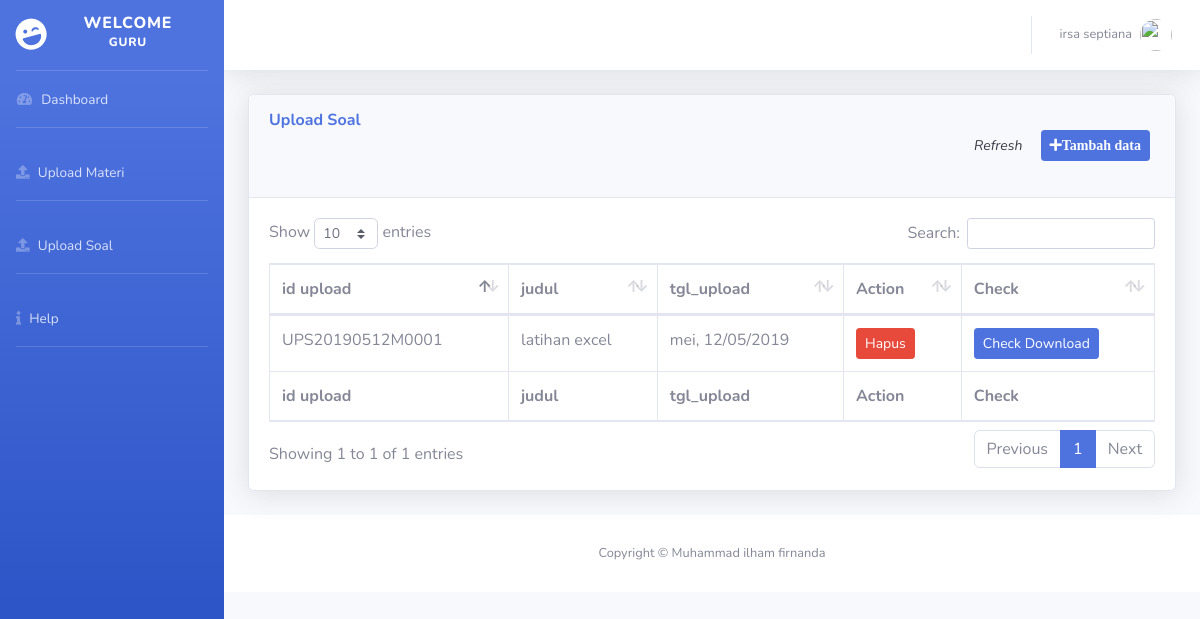
Page /guru/uploadSoal/data.php (signed in) on the committed database.
### tables this page shows
CREATE TABLE `guru` (
  `NIG` varchar(20) NOT NULL,
  `nama_guru` varchar(191) NOT NULL,
  `alamat` text NOT NULL,
  `jenis_kelamin` int(11) NOT NULL,
  `password` varchar(50) NOT NULL,
  `total_upload` int(150) NOT NULL,
  `status` int(11) NOT NULL,
  `status_pass` int(11) NOT NULL
);

CREATE TABLE `upload_soal` (
  `id_uploadsoal` varchar(20) NOT NULL,
  `judul_soal` varchar(191) NOT NULL,
  `link` varchar(200) DEFAULT NULL,
  `file` varchar(200) DEFAULT NULL,
  `id_guru` varchar(20) NOT NULL,
  `kelas` int(20) NOT NULL,
  `gambar` varchar(500) DEFAULT NULL,
  `keterangan` text NOT NULL,
  `tgl_upload` date NOT NULL
);

### guru/_config/config.php (called while the page is built, shortened)
<?php
	function base_url($url = null){
		$base_url="http://localhost/smkmita/guru";
		if ($url!=null) {
			return $base_url."/".$url;
		}
		else{
			return $base_url;
		}
	}
	function tgl($tgl){
		$tanggal=substr($tgl,8,2);
		$bulan=substr($tgl,5,2);
		$tahun=substr($tgl,0,4);
		switch ($bulan){
			case '05':
			$tulis="mei";
			break;
		}
		return $tulis.", ".$tanggal."/".$bulan."/".$tahun;
	}
 ?>

### guru/uploadSoal/data.php (the view, shortened to what this page needs)
<?php
	include_once '../header.php';
 ?>
   <div class="card shadow mb-4">
            <div class="card-header py-3">
              <h6 class="m-0 font-weight-bold text-primary">Upload Soal</h6>
              <div style="margin-bottom: 20px; float: right;">
	            	<a href=""  class="btn btn-light btn-sm" style="margin-right: 5px;"><i class="glyphicon glyphicon-refresh" >Refresh</i></a>
                <button data-toggle="modal" data-target="#tambah" class="btn btn-primary btn-sm" style="margin-right: 5px;"><i class="fas fa-plus">Tambah data</i></button>
                </div>
            </div>
            <div class="card-body">
              <div class="table-responsive">
                <table class="table table-bordered table-hover" id="dataTable" width="100%" cellspacing="0">
                  <thead>
                    <tr>
                      <th>id upload</th>
                      <th>judul</th>
                      <th>tgl_upload</th>
                      <th>Action</th>
                      <th>Check</th>
                    </tr>
                  </thead>
                  <tfoot>
                    <tr>
                      <th>id upload</th>
                      <th>judul</th>
                      <th>tgl_upload</th>
                      <th>Action</th>
                      <th>Check</th>
                    </tr>
                  </tfoot>
                  <tbody>
                    <?php
                    $idguru=$_SESSION['guru'];
                    $dataupload=mysqli_query($con,"select * from upload_soal where id_guru='$idguru' ");
                    foreach ($dataupload as $upload ){ ?>
                    <tr>
                      <td><?=$upload['id_uploadsoal']?></td>
                      <td><?=$upload['judul_soal']?></td>
                      <td><?=tgl($upload['tgl_upload'])?></td>
                      <td> <a href="hapus.php?id=<?php echo $upload['id_uploadsoal'] ?>" class="btn-sm btn-danger btn" onclick="return confirm('yakin ingin menghapus file ini');">Hapus</a></td>
                       <td><a href="checkdownload.php?id=<?php echo $upload['id_uploadsoal']?>" class="btn-sm btn-primary btn">Check Download</a></td>
                    </tr>
                     <?php } ?>
 					</tbody>
                </table>
              </div>
            </div>
          </div>
 <?php
 	include_once '../footer.php';
 ?>

### guru/header.php (shortened to what this page needs)
<?php
include '../_config/config.php';
 ?>
<!DOCTYPE html>
<html lang="en">
<head>
  <link href="../asset/vendor/fontawesome-free/css/all.min.css" rel="stylesheet" type="text/css">
  <link href="../asset/css/sb-admin-2.min.css" rel="stylesheet">
    <link href="../asset/vendor/datatables/dataTables.bootstrap4.min.css" rel="stylesheet">
</head>
<body id="page-top">
  <div id="wrapper">
    <ul class="navbar-nav bg-gradient-primary sidebar sidebar-dark accordion" id="accordionSidebar">
      <a class="sidebar-brand d-flex align-items-center justify-content-center" href="index.html">
        <div class="sidebar-brand-icon rotate-n-15">
          <i class="fas fa-laugh-wink"></i>
        </div>
        <div class="sidebar-brand-text mx-3">Welcome <sup>Guru</sup></div>
      </a>
      <hr class="sidebar-divider my-0">
      <li class="nav-item">
        <a class="nav-link" href="<?=base_url('dashboard/dashboard.php');?>">
          <i class="fas fa-fw fa-tachometer-alt"></i>
          <span>Dashboard</span></a>
      </li>
      <hr class="sidebar-divider">
      <li class="nav-item">
        <a class="nav-link" href="<?=base_url('uploadMateri/data.php'); ?>">
         <i class="fas fa-upload"></i>
          <span>Upload Materi</span></a>
      </li>
      <hr class="sidebar-divider">
      <li class="nav-item">
        <a class="nav-link" href="<?=base_url('uploadSoal/data.php'); ?>">
        <i class="fas fa-upload"></i>
          <span>Upload Soal</span></a>
      </li>
      <hr class="sidebar-divider">
      <li class="nav-item">
        <a class="nav-link" href="<?=base_url('help/help.php'); ?>">
        <i class="fas fa-info"></i>
          <span>Help</span></a>
      </li>
      <hr class="sidebar-divider">
    </ul>
    <div id="content-wrapper" class="d-flex flex-column">
      <div id="content">
        <nav class="navbar navbar-expand navbar-light bg-white topbar mb-4 static-top shadow">
          <ul class="navbar-nav ml-auto">
            <li class="nav-item dropdown no-arrow">
              <a class="nav-link dropdown-toggle" href="#" id="userDropdown" role="button" data-toggle="dropdown" aria-haspopup="true" aria-expanded="false">
              	<?php
              	$user=$_SESSION['guru'];
              	$profil=mysqli_query($con,"select * from guru where NIG='$user'");
              	$data=mysqli_fetch_assoc($profil); ?>
                <span class="mr-2 d-none d-lg-inline text-gray-600 small"><?=$data['nama_guru'];  ?></span>
                <img class="img-profile rounded-circle" src="https://image.flaticon.com/icons/svg/17/17004.svg">
              </a>
            </li>
          </ul>
        </nav>
        <div class="container-fluid">

### rows in the picture
guru: nama_guru "irsa septiana"
upload_soal: id_uploadsoal "UPS20190512M0001", judul_soal "latihan excel", tgl_upload "mei, 12/05/2019"
